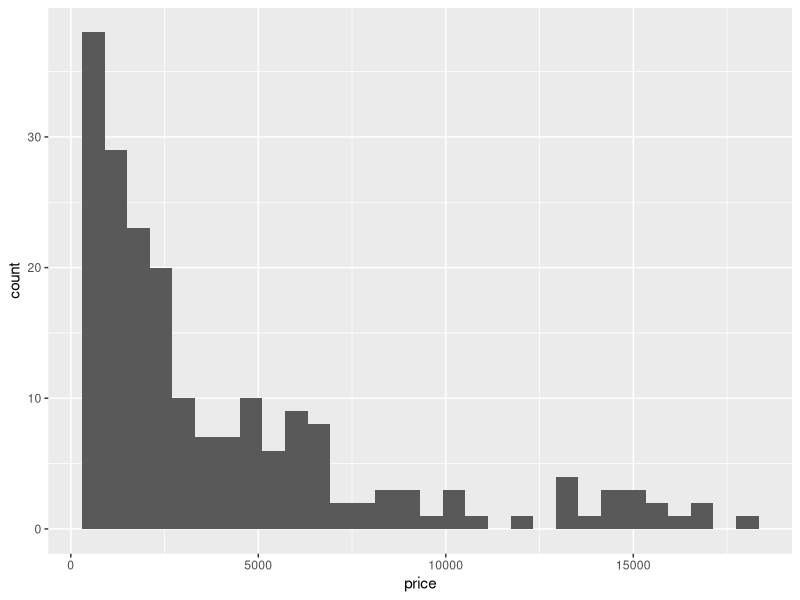
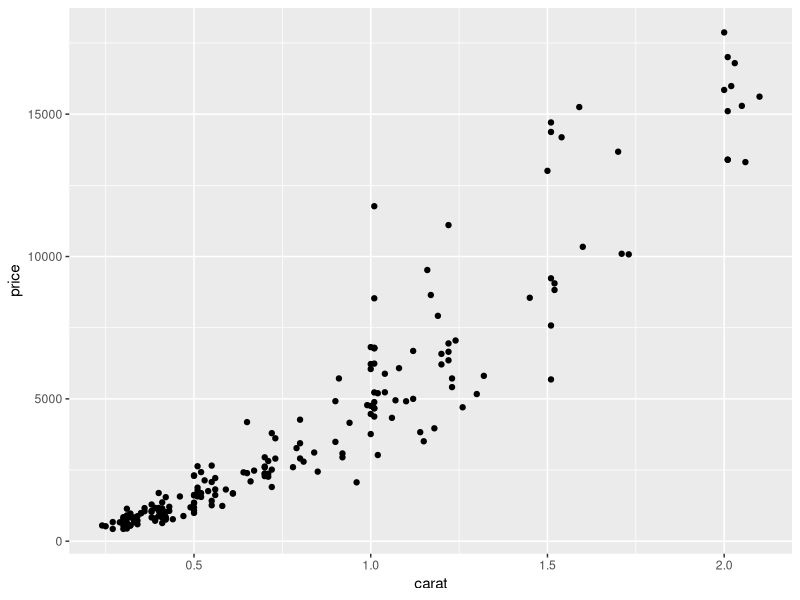
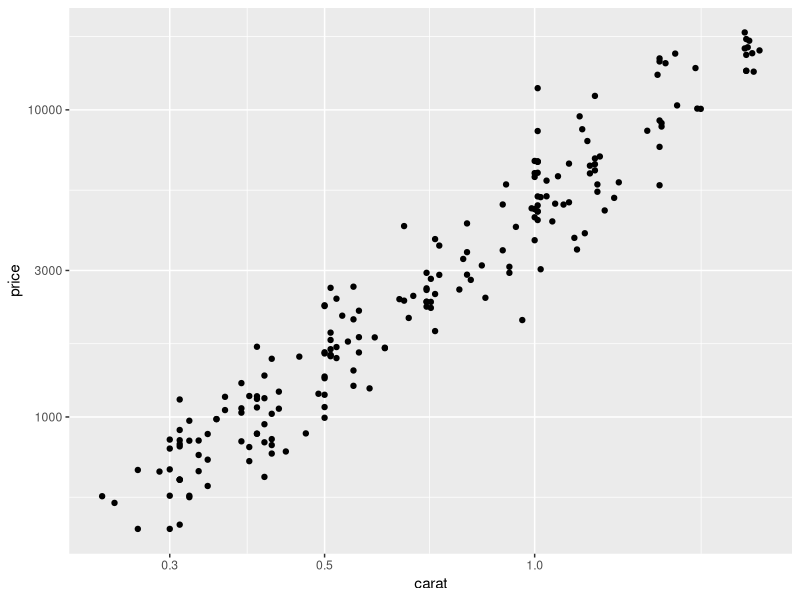
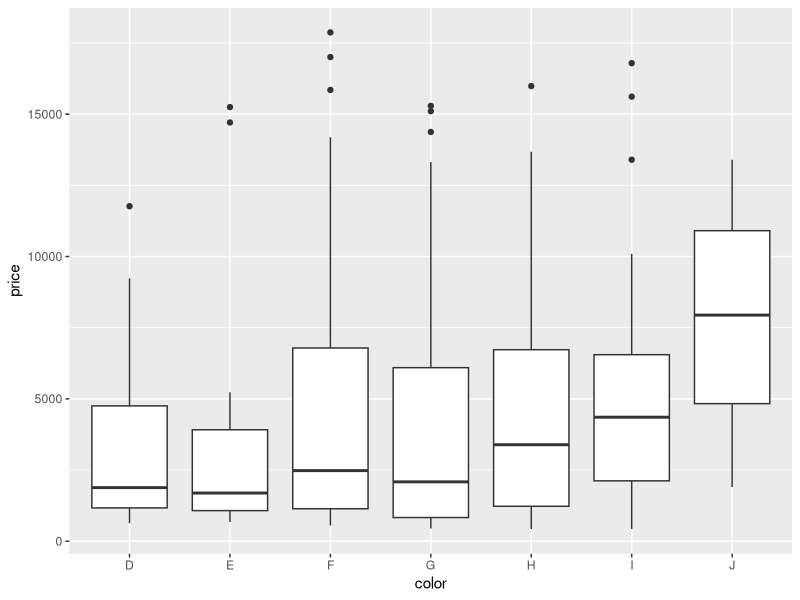

The R source for these figures, in order:
# install.packages("tidyverse")
library(tidyverse)

# "diamonds" dataset included in the tidyverse package
diamonds

# what does the data look like?
head(diamonds)

dim(diamonds)

summary(diamonds)

# randomly sample 200 data points to look at
set.seed(12345)
sample.idx <- sample(1:nrow(diamonds), 200)
sample.data <- diamonds[sample.idx,]

## Example charts

# distribution of price for the sample data
ggplot(sample.data) +
  geom_histogram(mapping=aes(x=price))

# plot price vs carat for the sample data
ggplot(sample.data) +
  geom_point(mapping=aes(x=carat, y=price))

# try log-scaling both axes
ggplot(sample.data) +
  geom_point(mapping=aes(x=carat, y=price)) +
  scale_x_log10() + scale_y_log10()


# relationship of price and color
ggplot(sample.data) + 
  geom_boxplot(mapping=aes(x=color, y=price))


## Exercise problems
## use the sample.data data frame for all of the below

# what is the relationship of cut and price? (in a chart)


# show the relationship of price, cut and carat all in one chart


# can you also add color into the mix?


# how about price, carat, and depth in one chart?


# what is the correlation of price and carat? (the numeric value)


# how many diamonds of each color are in the sample data?


# can you show the relationship of cut and color in a chart?

